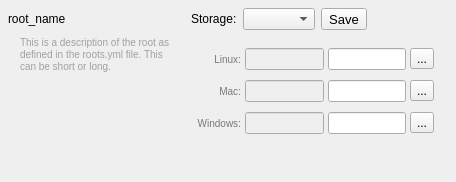
<?xml version="1.0" encoding="UTF-8"?>
<ui version="4.0">
 <class>StorageMapWidget</class>
 <widget class="QWidget" name="StorageMapWidget">
  <property name="geometry">
   <rect>
    <x>0</x>
    <y>0</y>
    <width>456</width>
    <height>182</height>
   </rect>
  </property>
  <property name="windowTitle">
   <string>Form</string>
  </property>
  <property name="autoFillBackground">
   <bool>true</bool>
  </property>
  <layout class="QGridLayout" name="gridLayout_2" rowstretch="1,0,0" columnstretch="2,3">
   <property name="horizontalSpacing">
    <number>12</number>
   </property>
   <property name="verticalSpacing">
    <number>6</number>
   </property>
   <property name="margin">
    <number>8</number>
   </property>
   <item row="1" column="0">
    <layout class="QHBoxLayout" name="root_desc_layout" stretch="1,0">
     <property name="spacing">
      <number>0</number>
     </property>
     <item>
      <spacer name="horizontalSpacer">
       <property name="orientation">
        <enum>Qt::Horizontal</enum>
       </property>
       <property name="sizeType">
        <enum>QSizePolicy::Fixed</enum>
       </property>
       <property name="sizeHint" stdset="0">
        <size>
         <width>12</width>
         <height>20</height>
        </size>
       </property>
      </spacer>
     </item>
     <item>
      <widget class="QScrollArea" name="stroage_root_desc_area">
       <property name="focusPolicy">
        <enum>Qt::NoFocus</enum>
       </property>
       <property name="frameShape">
        <enum>QFrame::NoFrame</enum>
       </property>
       <property name="frameShadow">
        <enum>QFrame::Plain</enum>
       </property>
       <property name="widgetResizable">
        <bool>true</bool>
       </property>
       <widget class="QWidget" name="storage_root_desc">
        <property name="geometry">
         <rect>
          <x>0</x>
          <y>0</y>
          <width>157</width>
          <height>104</height>
         </rect>
        </property>
        <layout class="QVBoxLayout" name="verticalLayout">
         <property name="spacing">
          <number>0</number>
         </property>
         <property name="margin">
          <number>0</number>
         </property>
         <item>
          <widget class="QLabel" name="root_description">
           <property name="styleSheet">
            <string notr="true">font-size: 10px;
color: rgb(160, 160, 160);</string>
           </property>
           <property name="text">
            <string>This is a description of the root as defined in the roots.yml file. This can be short or long.</string>
           </property>
           <property name="alignment">
            <set>Qt::AlignLeading|Qt::AlignLeft|Qt::AlignTop</set>
           </property>
           <property name="wordWrap">
            <bool>true</bool>
           </property>
          </widget>
         </item>
        </layout>
       </widget>
      </widget>
     </item>
    </layout>
   </item>
   <item row="0" column="1">
    <layout class="QHBoxLayout" name="storage_layout" stretch="1,1,1,100">
     <property name="spacing">
      <number>6</number>
     </property>
     <item>
      <widget class="QLabel" name="storage_lbl">
       <property name="toolTip">
        <string>&lt;p&gt;These are the storage paths defined by your ShotGrid site.&lt;/p&gt;</string>
       </property>
       <property name="text">
        <string>Storage:</string>
       </property>
      </widget>
     </item>
     <item>
      <widget class="QComboBox" name="storage_select_combo">
       <property name="focusPolicy">
        <enum>Qt::NoFocus</enum>
       </property>
       <property name="toolTip">
        <string>&lt;p&gt;These are the storage paths defined by your ShotGrid site.&lt;/p&gt;</string>
       </property>
       <property name="autoFillBackground">
        <bool>true</bool>
       </property>
       <property name="sizeAdjustPolicy">
        <enum>QComboBox::AdjustToContents</enum>
       </property>
      </widget>
     </item>
     <item>
      <widget class="QToolButton" name="save_storage_btn">
       <property name="font">
        <font>
         <pointsize>10</pointsize>
        </font>
       </property>
       <property name="focusPolicy">
        <enum>Qt::NoFocus</enum>
       </property>
       <property name="toolTip">
        <string>&lt;p&gt;Click this to save your changes to the selected Storage paths.&lt;/p&gt;</string>
       </property>
       <property name="text">
        <string>Save</string>
       </property>
       <property name="toolButtonStyle">
        <enum>Qt::ToolButtonTextOnly</enum>
       </property>
      </widget>
     </item>
     <item>
      <spacer name="horizontalSpacer_2">
       <property name="orientation">
        <enum>Qt::Horizontal</enum>
       </property>
       <property name="sizeHint" stdset="0">
        <size>
         <width>40</width>
         <height>20</height>
        </size>
       </property>
      </spacer>
     </item>
    </layout>
   </item>
   <item row="1" column="1">
    <layout class="QHBoxLayout" name="paths_layout">
     <property name="spacing">
      <number>0</number>
     </property>
     <item>
      <widget class="QFrame" name="path_frame">
       <layout class="QGridLayout" name="gridLayout_3" columnstretch="1,100,1">
        <property name="margin">
         <number>6</number>
        </property>
        <property name="spacing">
         <number>4</number>
        </property>
        <item row="2" column="0">
         <widget class="QLabel" name="windows_path_lbl">
          <property name="styleSheet">
           <string notr="true">font-size: 10px;
color: rgb(120, 120, 120);</string>
          </property>
          <property name="text">
           <string>Windows:</string>
          </property>
          <property name="alignment">
           <set>Qt::AlignRight|Qt::AlignTrailing|Qt::AlignVCenter</set>
          </property>
         </widget>
        </item>
        <item row="2" column="1">
         <layout class="QHBoxLayout" name="windows_path_layout" stretch="1,1">
          <property name="spacing">
           <number>4</number>
          </property>
          <item>
           <widget class="QLineEdit" name="windows_path">
            <property name="enabled">
             <bool>false</bool>
            </property>
            <property name="focusPolicy">
             <enum>Qt::NoFocus</enum>
            </property>
           </widget>
          </item>
          <item>
           <widget class="QLineEdit" name="windows_path_edit">
            <property name="focusPolicy">
             <enum>Qt::ClickFocus</enum>
            </property>
            <property name="toolTip">
             <string>&lt;p&gt;Edit the storage path for this operating system.&lt;/p&gt;</string>
            </property>
           </widget>
          </item>
         </layout>
        </item>
        <item row="0" column="1">
         <layout class="QHBoxLayout" name="linux_path_layout" stretch="1,1">
          <property name="spacing">
           <number>4</number>
          </property>
          <item>
           <widget class="QLineEdit" name="linux_path">
            <property name="enabled">
             <bool>false</bool>
            </property>
            <property name="focusPolicy">
             <enum>Qt::NoFocus</enum>
            </property>
           </widget>
          </item>
          <item>
           <widget class="QLineEdit" name="linux_path_edit">
            <property name="focusPolicy">
             <enum>Qt::ClickFocus</enum>
            </property>
            <property name="toolTip">
             <string>&lt;p&gt;Edit the storage path for this operating system.&lt;/p&gt;</string>
            </property>
           </widget>
          </item>
         </layout>
        </item>
        <item row="0" column="0">
         <widget class="QLabel" name="linux_path_lbl">
          <property name="styleSheet">
           <string notr="true">font-size: 10px;
color: rgb(120, 120, 120);</string>
          </property>
          <property name="text">
           <string>Linux:</string>
          </property>
          <property name="alignment">
           <set>Qt::AlignRight|Qt::AlignTrailing|Qt::AlignVCenter</set>
          </property>
         </widget>
        </item>
        <item row="1" column="0">
         <widget class="QLabel" name="mac_path_lbl">
          <property name="styleSheet">
           <string notr="true">font-size: 10px;
color: rgb(120, 120, 120);</string>
          </property>
          <property name="text">
           <string>Mac:</string>
          </property>
          <property name="alignment">
           <set>Qt::AlignRight|Qt::AlignTrailing|Qt::AlignVCenter</set>
          </property>
         </widget>
        </item>
        <item row="1" column="1">
         <layout class="QHBoxLayout" name="mac_path_layout" stretch="1,1">
          <property name="spacing">
           <number>4</number>
          </property>
          <item>
           <widget class="QLineEdit" name="mac_path">
            <property name="enabled">
             <bool>false</bool>
            </property>
            <property name="focusPolicy">
             <enum>Qt::NoFocus</enum>
            </property>
           </widget>
          </item>
          <item>
           <widget class="QLineEdit" name="mac_path_edit">
            <property name="focusPolicy">
             <enum>Qt::ClickFocus</enum>
            </property>
            <property name="toolTip">
             <string>&lt;p&gt;Edit the storage path for this operating system.&lt;/p&gt;</string>
            </property>
           </widget>
          </item>
         </layout>
        </item>
        <item row="0" column="2">
         <layout class="QHBoxLayout" name="horizontalLayout_3">
          <property name="spacing">
           <number>0</number>
          </property>
          <item>
           <spacer name="horizontalSpacer_5">
            <property name="orientation">
             <enum>Qt::Horizontal</enum>
            </property>
            <property name="sizeHint" stdset="0">
             <size>
              <width>0</width>
              <height>20</height>
             </size>
            </property>
           </spacer>
          </item>
          <item>
           <widget class="QToolButton" name="linux_path_browse">
            <property name="focusPolicy">
             <enum>Qt::NoFocus</enum>
            </property>
            <property name="toolTip">
             <string>&lt;p&gt;Browse a path on the current operating system.&lt;/p&gt;</string>
            </property>
            <property name="text">
             <string>...</string>
            </property>
            <property name="icon">
             <iconset resource="resources.qrc">
              <normaloff>:/tk-framework-adminui/setup_project/file_browse.png</normaloff>:/tk-framework-adminui/setup_project/file_browse.png</iconset>
            </property>
           </widget>
          </item>
          <item>
           <widget class="QLabel" name="linux_lock">
            <property name="minimumSize">
             <size>
              <width>8</width>
              <height>11</height>
             </size>
            </property>
            <property name="maximumSize">
             <size>
              <width>8</width>
              <height>11</height>
             </size>
            </property>
            <property name="toolTip">
             <string>&lt;p&gt;This path is locked since it has been saved to ShotGrid. Visit Site Preferences &gt; File Management to modify this path. WARNING: changing this path could break existing projects.&lt;/p&gt;</string>
            </property>
            <property name="text">
             <string/>
            </property>
            <property name="pixmap">
             <pixmap resource="resources.qrc">:/tk-framework-adminui/setup_project/icon_lock.png</pixmap>
            </property>
            <property name="scaledContents">
             <bool>true</bool>
            </property>
           </widget>
          </item>
          <item>
           <spacer name="horizontalSpacer_8">
            <property name="orientation">
             <enum>Qt::Horizontal</enum>
            </property>
            <property name="sizeHint" stdset="0">
             <size>
              <width>0</width>
              <height>20</height>
             </size>
            </property>
           </spacer>
          </item>
         </layout>
        </item>
        <item row="1" column="2">
         <layout class="QHBoxLayout" name="horizontalLayout_4">
          <property name="spacing">
           <number>0</number>
          </property>
          <item>
           <spacer name="horizontalSpacer_6">
            <property name="orientation">
             <enum>Qt::Horizontal</enum>
            </property>
            <property name="sizeHint" stdset="0">
             <size>
              <width>0</width>
              <height>20</height>
             </size>
            </property>
           </spacer>
          </item>
          <item>
           <widget class="QToolButton" name="mac_path_browse">
            <property name="focusPolicy">
             <enum>Qt::NoFocus</enum>
            </property>
            <property name="toolTip">
             <string>&lt;p&gt;Browse a path on the current operating system.&lt;/p&gt;</string>
            </property>
            <property name="text">
             <string>...</string>
            </property>
            <property name="icon">
             <iconset resource="resources.qrc">
              <normaloff>:/tk-framework-adminui/setup_project/file_browse.png</normaloff>:/tk-framework-adminui/setup_project/file_browse.png</iconset>
            </property>
           </widget>
          </item>
          <item>
           <widget class="QLabel" name="mac_lock">
            <property name="minimumSize">
             <size>
              <width>8</width>
              <height>11</height>
             </size>
            </property>
            <property name="maximumSize">
             <size>
              <width>8</width>
              <height>11</height>
             </size>
            </property>
            <property name="toolTip">
             <string>&lt;p&gt;This path is locked since it has been saved to ShotGrid. Visit Site Preferences &gt; File Management to modify this path. WARNING: changing this path could break existing projects.&lt;/p&gt;</string>
            </property>
            <property name="text">
             <string/>
            </property>
            <property name="pixmap">
             <pixmap resource="resources.qrc">:/tk-framework-adminui/setup_project/icon_lock.png</pixmap>
            </property>
            <property name="scaledContents">
             <bool>true</bool>
            </property>
           </widget>
          </item>
          <item>
           <spacer name="horizontalSpacer_9">
            <property name="orientation">
             <enum>Qt::Horizontal</enum>
            </property>
            <property name="sizeHint" stdset="0">
             <size>
              <width>0</width>
              <height>20</height>
             </size>
            </property>
           </spacer>
          </item>
         </layout>
        </item>
        <item row="2" column="2">
         <layout class="QHBoxLayout" name="horizontalLayout_5">
          <property name="spacing">
           <number>0</number>
          </property>
          <item>
           <spacer name="horizontalSpacer_7">
            <property name="orientation">
             <enum>Qt::Horizontal</enum>
            </property>
            <property name="sizeHint" stdset="0">
             <size>
              <width>0</width>
              <height>20</height>
             </size>
            </property>
           </spacer>
          </item>
          <item>
           <widget class="QToolButton" name="windows_path_browse">
            <property name="focusPolicy">
             <enum>Qt::NoFocus</enum>
            </property>
            <property name="toolTip">
             <string>&lt;p&gt;Browse a path on the current operating system.&lt;/p&gt;</string>
            </property>
            <property name="text">
             <string>...</string>
            </property>
            <property name="icon">
             <iconset resource="resources.qrc">
              <normaloff>:/tk-framework-adminui/setup_project/file_browse.png</normaloff>:/tk-framework-adminui/setup_project/file_browse.png</iconset>
            </property>
           </widget>
          </item>
          <item>
           <widget class="QLabel" name="windows_lock">
            <property name="minimumSize">
             <size>
              <width>8</width>
              <height>11</height>
             </size>
            </property>
            <property name="maximumSize">
             <size>
              <width>8</width>
              <height>11</height>
             </size>
            </property>
            <property name="toolTip">
             <string>&lt;p&gt;This path is locked since it has been saved to ShotGrid. Visit Site Preferences &gt; File Management to modify this path. WARNING: changing this path could break existing projects.&lt;/p&gt;</string>
            </property>
            <property name="text">
             <string/>
            </property>
            <property name="pixmap">
             <pixmap resource="resources.qrc">:/tk-framework-adminui/setup_project/icon_lock.png</pixmap>
            </property>
            <property name="scaledContents">
             <bool>true</bool>
            </property>
           </widget>
          </item>
          <item>
           <spacer name="horizontalSpacer_10">
            <property name="orientation">
             <enum>Qt::Horizontal</enum>
            </property>
            <property name="sizeHint" stdset="0">
             <size>
              <width>0</width>
              <height>20</height>
             </size>
            </property>
           </spacer>
          </item>
         </layout>
        </item>
       </layout>
      </widget>
     </item>
    </layout>
   </item>
   <item row="0" column="0">
    <layout class="QHBoxLayout" name="root_name_layout" stretch="1,10">
     <property name="spacing">
      <number>4</number>
     </property>
     <item>
      <widget class="QLabel" name="root_name">
       <property name="toolTip">
        <string>&lt;p&gt;This is the storage root name as required by the selected configuration.&lt;/p&gt;</string>
       </property>
       <property name="text">
        <string>root_name</string>
       </property>
      </widget>
     </item>
     <item>
      <spacer name="horizontalSpacer_4">
       <property name="orientation">
        <enum>Qt::Horizontal</enum>
       </property>
       <property name="sizeHint" stdset="0">
        <size>
         <width>40</width>
         <height>4</height>
        </size>
       </property>
      </spacer>
     </item>
    </layout>
   </item>
   <item row="2" column="0" colspan="2">
    <layout class="QHBoxLayout" name="horizontalLayout_2" stretch="1,1,10">
     <item>
      <widget class="QLabel" name="count_lbl">
       <property name="styleSheet">
        <string notr="true">font-size: 10px;
color: rgb(120, 120, 120);</string>
       </property>
       <property name="text">
        <string/>
       </property>
      </widget>
     </item>
     <item>
      <spacer name="horizontalSpacer_3">
       <property name="orientation">
        <enum>Qt::Horizontal</enum>
       </property>
       <property name="sizeHint" stdset="0">
        <size>
         <width>40</width>
         <height>20</height>
        </size>
       </property>
      </spacer>
     </item>
     <item>
      <widget class="QLabel" name="storage_info">
       <property name="styleSheet">
        <string notr="true">font-size: 10px;
color: rgb(252, 98, 70);</string>
       </property>
       <property name="text">
        <string/>
       </property>
       <property name="alignment">
        <set>Qt::AlignRight|Qt::AlignTrailing|Qt::AlignVCenter</set>
       </property>
       <property name="wordWrap">
        <bool>true</bool>
       </property>
      </widget>
     </item>
    </layout>
   </item>
  </layout>
 </widget>
 <resources>
  <include location="resources.qrc"/>
 </resources>
 <connections/>
</ui>
